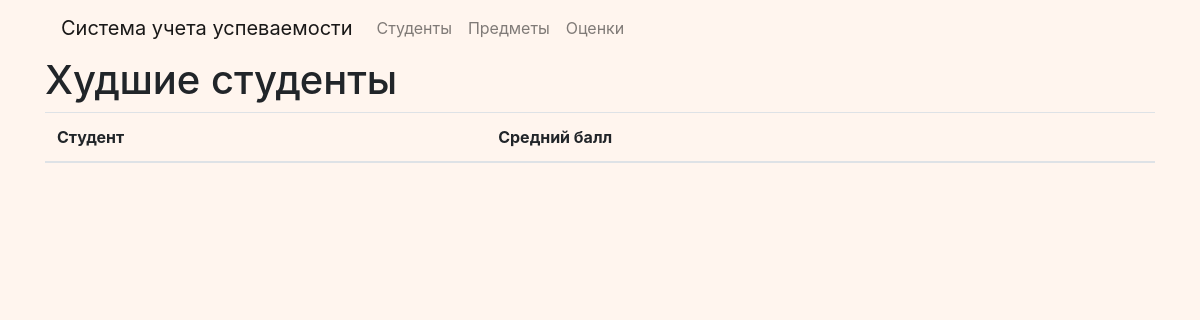
/worst_students/, run on an earlier commit of the app's database.
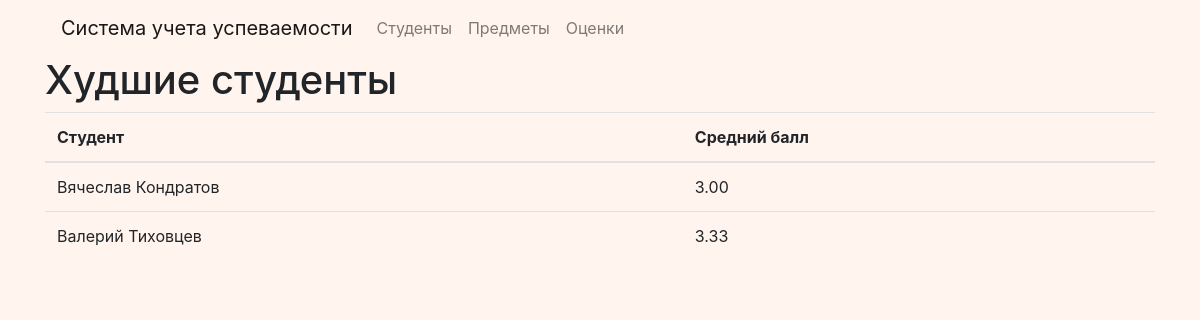
And on a later commit of the database.
### university/models.py (models this page shows, shortened)
class Student(models.Model):
    name = models.CharField(max_length=100, verbose_name= ("ФИО"))
    group_number = models.CharField(
        max_length=10,
        validators=[
            RegexValidator(
                regex=r'^[0-9]+(-[0-9А-Я]?)?$',
                message='Номер группы должен состоять из цифр, '
                        'может содержать дефис и русскую заглавную букву (например, 123-А).'
            ),
        ],
        verbose_name= ("Номер группы")
    )
    class Meta:
        verbose_name = ("Студент")
        verbose_name_plural = ("Студенты")

### university/views.py (the view)
# urls.py: path('worst_students/', views.worst_students, name='worst_students'),
def worst_students(request):
    students_avg = Grade.objects.values('student__name').annotate(
        average_grade=Avg('grade')
    ).filter(average_grade__lte=3.5).order_by('average_grade')
    return render(request, 'university/worst_students.html', {'students_avg': students_avg})

### university/templates/university/worst_students.html (shortened to what this page needs)
{% extends 'base.html' %}
{% block content %}
<h1>Худшие студенты</h1>
<table class="table">
  <thead>
    <tr>
      <th>Студент</th>
      <th>Средний балл</th>
    </tr>
  </thead>
  <tbody>
    {% for student in students_avg %}
    <tr>
      <td>{{ student.student__name }}</td>
      <td>{{ student.average_grade|floatformat:2 }}</td>
    </tr>
    {% endfor %}
  </tbody>
</table>
{% endblock %}

What changed in the data, as far as the page shows it:
added Student: student__name "Вячеслав Кондратов", average_grade "3.00"
added Student: student__name "Валерий Тиховцев", average_grade "3.33"
